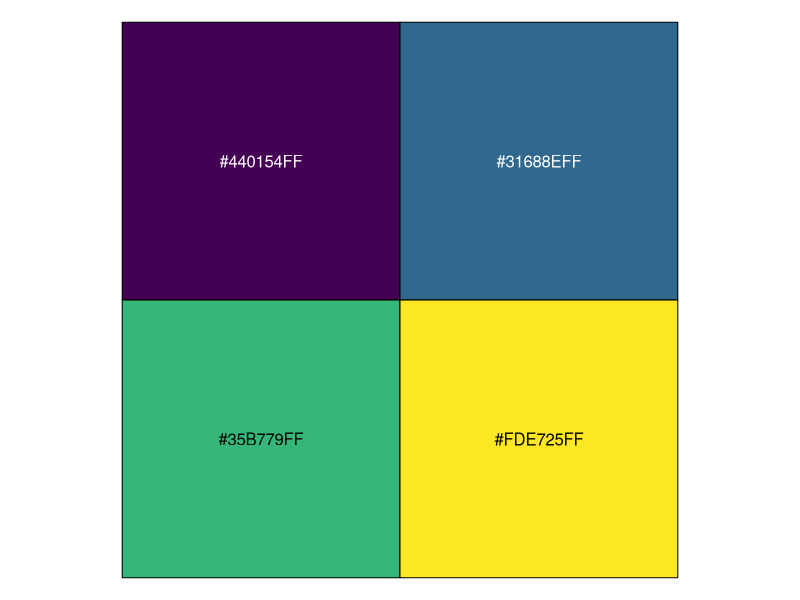
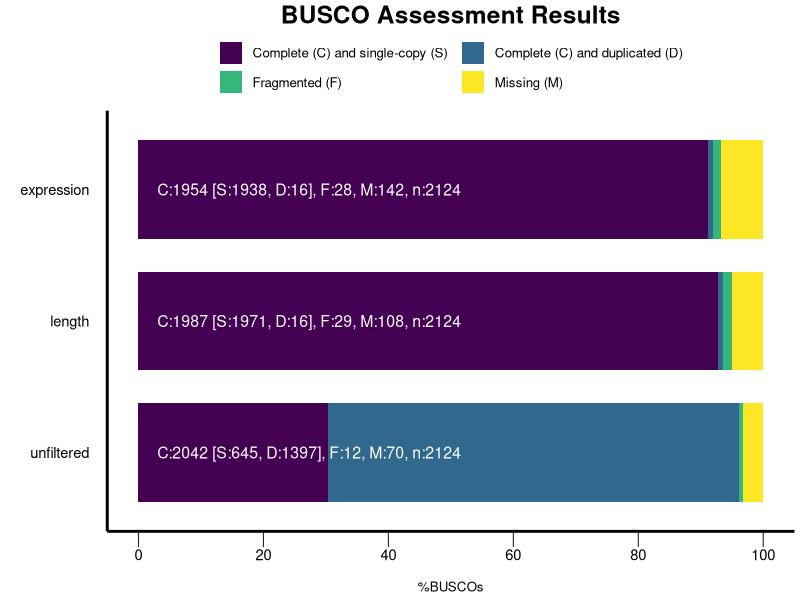

R code for these plots, in order:
######################################
#
# BUSCO summary figure
# @version 4.0.0
# @since BUSCO 2.0.0
# 
# Copyright (c) 2016-2020, Evgeny Zdobnov (ez@ezlab.org)
# Licensed under the MIT license. See LICENSE.md file.
#
######################################

# Load the required libraries
library(ggplot2)
library(grid)

# !!! CONFIGURE YOUR PLOT HERE !!! 
# Output
my_output <- paste("output/busco/short_summaries/","viridis_busco_figure.png",sep="/") 
my_width <- 20
my_height <- 15
my_unit <- "cm"

library(scales)
library(viridis)
##outputs colour codes for viridis palette
show_col(viridis_pal()(4))

# Viridis Colors
my_colors <- c("#440154FF", "#31688EFF", "#35B779FF", "#FDE725FF")
# Bar height ratio
my_bar_height <- 0.75

# Legend
my_title <- "BUSCO Assessment Results"

# Font
my_family <- "sans"
my_size_ratio <- 1

# !!! SEE YOUR DATA HERE !!! 
# Your data as generated by python, remove or add more
my_species <- c('expression', 'expression', 'expression', 'expression', 'length', 'length', 'length', 'length', 'unfiltered', 'unfiltered', 'unfiltered', 'unfiltered')
my_species <- factor(my_species)
my_species <- factor(my_species,levels(my_species)[c(length(levels(my_species)):1)]) # reorder your species here just by changing the values in the vector :
my_percentage <- c(91.2, 0.8, 1.3, 6.7, 92.8, 0.8, 1.4, 5.0, 30.4, 65.8, 0.6, 3.2)
my_values <- c(1938, 16, 28, 142, 1971, 16, 29, 108, 645, 1397, 12, 70)

######################################
######################################
######################################
# Code to produce the graph
labsize = 1
if (length(levels(my_species)) > 10){
  labsize = 0.66
}
print("Plotting the figure ...")
category <- c(rep(c("S","D","F","M"),c(1)))
category <-factor(category)
category = factor(category,levels(category)[c(4,1,2,3)])
df = data.frame(my_species,my_percentage,my_values,category)

figure <- ggplot() + 
  
  geom_bar(aes(y = my_percentage, x = my_species, fill = category), position = position_stack(reverse = TRUE), data = df, stat="identity", width=my_bar_height) + 
  coord_flip() + 
  theme_gray(base_size = 8) + 
  scale_y_continuous(labels = c("0","20","40","60","80","100"), breaks = c(0,20,40,60,80,100)) + 
  scale_fill_manual(values = my_colors,labels =c(" Complete (C) and single-copy (S)  ",
                                                 " Complete (C) and duplicated (D)",
                                                 " Fragmented (F)  ",
                                                 " Missing (M)")) +   
  ggtitle(my_title) + 
  xlab("") + 
  ylab("\n%BUSCOs") + 
  
  theme(plot.title = element_text(family=my_family, hjust=0.5, colour = "black", size = rel(2.2)*my_size_ratio, face = "bold")) + 
  theme(legend.position="top",legend.title = element_blank()) + 
  theme(legend.text = element_text(family=my_family, size = rel(1.2)*my_size_ratio)) + 
  theme(panel.background = element_rect(color="#FFFFFF", fill="white")) + 
  theme(panel.grid.minor = element_blank()) + 
  theme(panel.grid.major = element_blank()) +
  theme(axis.text.y = element_text(family=my_family, colour = "black", size = rel(1.66)*my_size_ratio)) + 
  theme(axis.text.x = element_text(family=my_family, colour = "black", size = rel(1.66)*my_size_ratio)) + 
  theme(axis.line = element_line(size=1*my_size_ratio, colour = "black")) + 
  theme(axis.ticks.length = unit(.85, "cm")) + 
  theme(axis.ticks.y = element_line(colour="white", size = 0)) + 
  theme(axis.ticks.x = element_line(colour="#222222")) + 
  theme(axis.ticks.length = unit(0.4, "cm")) + 
  theme(axis.title.x = element_text(family=my_family, size=rel(1.2)*my_size_ratio)) + 
  
  guides(fill = guide_legend(override.aes = list(colour = NULL))) +
  guides(fill=guide_legend(nrow=2,byrow=TRUE))

for(i in rev(c(1:length(levels(my_species))))){
  detailed_values <- my_values[my_species==my_species[my_species==levels(my_species)[i]]]
  total_buscos <- sum(detailed_values)
  figure <- figure + 
    annotate("text", label=paste("C:", detailed_values[1] + detailed_values[2], " [S:", detailed_values[1], ", D:", detailed_values[2], "], F:", detailed_values[3], ", M:", detailed_values[4], ", n:", total_buscos, sep=""), 
             y=3, x = i, size = labsize*4*my_size_ratio, colour = "white", hjust=0, family=my_family)
}

ggsave(figure, file=my_output, width = my_width, height = my_height, unit = my_unit)
print("Done")
